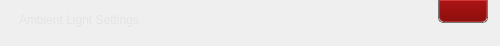
<?xml version="1.0" encoding="UTF-8"?>
<ui version="4.0">
 <class>TitleBar</class>
 <widget class="QFrame" name="TitleBar">
  <property name="geometry">
   <rect>
    <x>0</x>
    <y>0</y>
    <width>500</width>
    <height>46</height>
   </rect>
  </property>
  <property name="maximumSize">
   <size>
    <width>16777215</width>
    <height>46</height>
   </size>
  </property>
  <property name="mouseTracking">
   <bool>false</bool>
  </property>
  <property name="windowTitle">
   <string>Frame</string>
  </property>
  <property name="styleSheet">
   <string notr="true">#TitleBar {
	border-top-left-radius: 9px;
	border-top-right-radius: 9px;
	background-color: qlineargradient(spread:pad, x1:0, y1:0, x2:0, y2:1, stop:0 rgba(190, 190, 190, 255), stop:0.021739130 rgba(91, 91, 91, 255), stop:0.869565217 rgba(70, 70, 70, 255), stop:0.879565217 rgba(0, 0, 0, 200), stop:1 rgba(0, 0, 0, 0));
}

#TitleLabel {
	font-family: Arial, sans-serif;
	color: #e4e4e4;
	margin-left: 16px;
	font-size: 9pt;
}

#CloseButtonContainer {
	border-bottom-left-radius: 5px;
	border-bottom-right-radius: 5px;
	border: 1px solid rgba(0, 0, 0, 128);
	border-top: 0;
}

#CloseButton {
	border-bottom-left-radius: 5px;
	border-bottom-right-radius: 5px;
	background-color: qlineargradient(spread:pad, x1:0, y1:0, x2:0, y2:1, stop:0 rgba(172, 19, 19, 255), stop:1 rgba(141, 15, 15, 255));
	border: 1px solid #b03333;
	border-top: 1px solid #d13737;
}

#CloseButton:hover {
	background-color: qlineargradient(spread:pad, x1:0, y1:0, x2:0, y2:1, stop:0 #fc3838, stop:1 #cf2e2e);
	border: 1px solid #ff5b5b;
	border-top: 1px solid #ff8484;
}

#CloseButton:pressed {
	background-color: qlineargradient(spread:pad, x1:0, y1:0, x2:0, y2:1, stop:0 #481515, stop:1 #5f1b1b);
	border: 1px solid #713a3a;
	border-top: 1px solid #813d3d;
}</string>
  </property>
  <property name="frameShape">
   <enum>QFrame::StyledPanel</enum>
  </property>
  <property name="frameShadow">
   <enum>QFrame::Raised</enum>
  </property>
  <layout class="QHBoxLayout" name="horizontalLayout">
   <property name="spacing">
    <number>0</number>
   </property>
   <property name="margin">
    <number>0</number>
   </property>
   <item>
    <layout class="QVBoxLayout" name="TitleLabelContainer">
     <property name="spacing">
      <number>0</number>
     </property>
     <item>
      <widget class="QLabel" name="TitleLabel">
       <property name="text">
        <string>Ambient Light Settings</string>
       </property>
      </widget>
     </item>
     <item>
      <spacer name="TitleVerticalSpacer">
       <property name="orientation">
        <enum>Qt::Vertical</enum>
       </property>
       <property name="sizeType">
        <enum>QSizePolicy::Fixed</enum>
       </property>
       <property name="sizeHint" stdset="0">
        <size>
         <width>20</width>
         <height>6</height>
        </size>
       </property>
      </spacer>
     </item>
    </layout>
   </item>
   <item>
    <spacer name="HorizontalSpacer">
     <property name="orientation">
      <enum>Qt::Horizontal</enum>
     </property>
     <property name="sizeHint" stdset="0">
      <size>
       <width>439</width>
       <height>13</height>
      </size>
     </property>
    </spacer>
   </item>
   <item>
    <layout class="QVBoxLayout" name="ButtonsContainer">
     <property name="spacing">
      <number>0</number>
     </property>
     <property name="topMargin">
      <number>0</number>
     </property>
     <item>
      <widget class="QFrame" name="CloseButtonContainer">
       <property name="sizePolicy">
        <sizepolicy hsizetype="Minimum" vsizetype="Minimum">
         <horstretch>0</horstretch>
         <verstretch>0</verstretch>
        </sizepolicy>
       </property>
       <property name="minimumSize">
        <size>
         <width>50</width>
         <height>23</height>
        </size>
       </property>
       <property name="frameShape">
        <enum>QFrame::StyledPanel</enum>
       </property>
       <property name="frameShadow">
        <enum>QFrame::Raised</enum>
       </property>
       <property name="lineWidth">
        <number>0</number>
       </property>
       <widget class="QPushButton" name="CloseButton">
        <property name="geometry">
         <rect>
          <x>1</x>
          <y>0</y>
          <width>48</width>
          <height>22</height>
         </rect>
        </property>
        <property name="sizePolicy">
         <sizepolicy hsizetype="Preferred" vsizetype="Fixed">
          <horstretch>0</horstretch>
          <verstretch>0</verstretch>
         </sizepolicy>
        </property>
        <property name="minimumSize">
         <size>
          <width>48</width>
          <height>22</height>
         </size>
        </property>
        <property name="maximumSize">
         <size>
          <width>22</width>
          <height>16777215</height>
         </size>
        </property>
        <property name="text">
         <string/>
        </property>
        <property name="icon">
         <iconset resource="resources.qrc">
          <normaloff>:/icons/resources/icon_close.png</normaloff>:/icons/resources/icon_close.png</iconset>
        </property>
        <property name="iconSize">
         <size>
          <width>20</width>
          <height>20</height>
         </size>
        </property>
       </widget>
      </widget>
     </item>
     <item>
      <spacer name="ButtonsVerticalSpacer">
       <property name="orientation">
        <enum>Qt::Vertical</enum>
       </property>
       <property name="sizeHint" stdset="0">
        <size>
         <width>20</width>
         <height>40</height>
        </size>
       </property>
      </spacer>
     </item>
    </layout>
   </item>
   <item>
    <spacer name="ButtonsSpacer">
     <property name="orientation">
      <enum>Qt::Horizontal</enum>
     </property>
     <property name="sizeType">
      <enum>QSizePolicy::Fixed</enum>
     </property>
     <property name="sizeHint" stdset="0">
      <size>
       <width>12</width>
       <height>20</height>
      </size>
     </property>
    </spacer>
   </item>
  </layout>
 </widget>
 <resources>
  <include location="resources.qrc"/>
 </resources>
 <connections/>
</ui>
